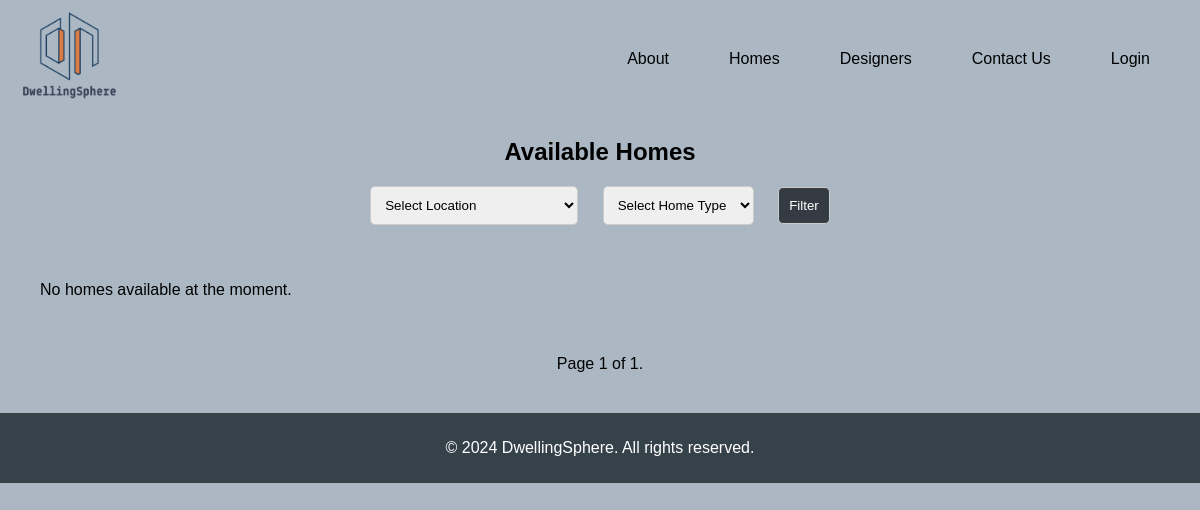
Before: /homes/list/?page=2 with the older database file.
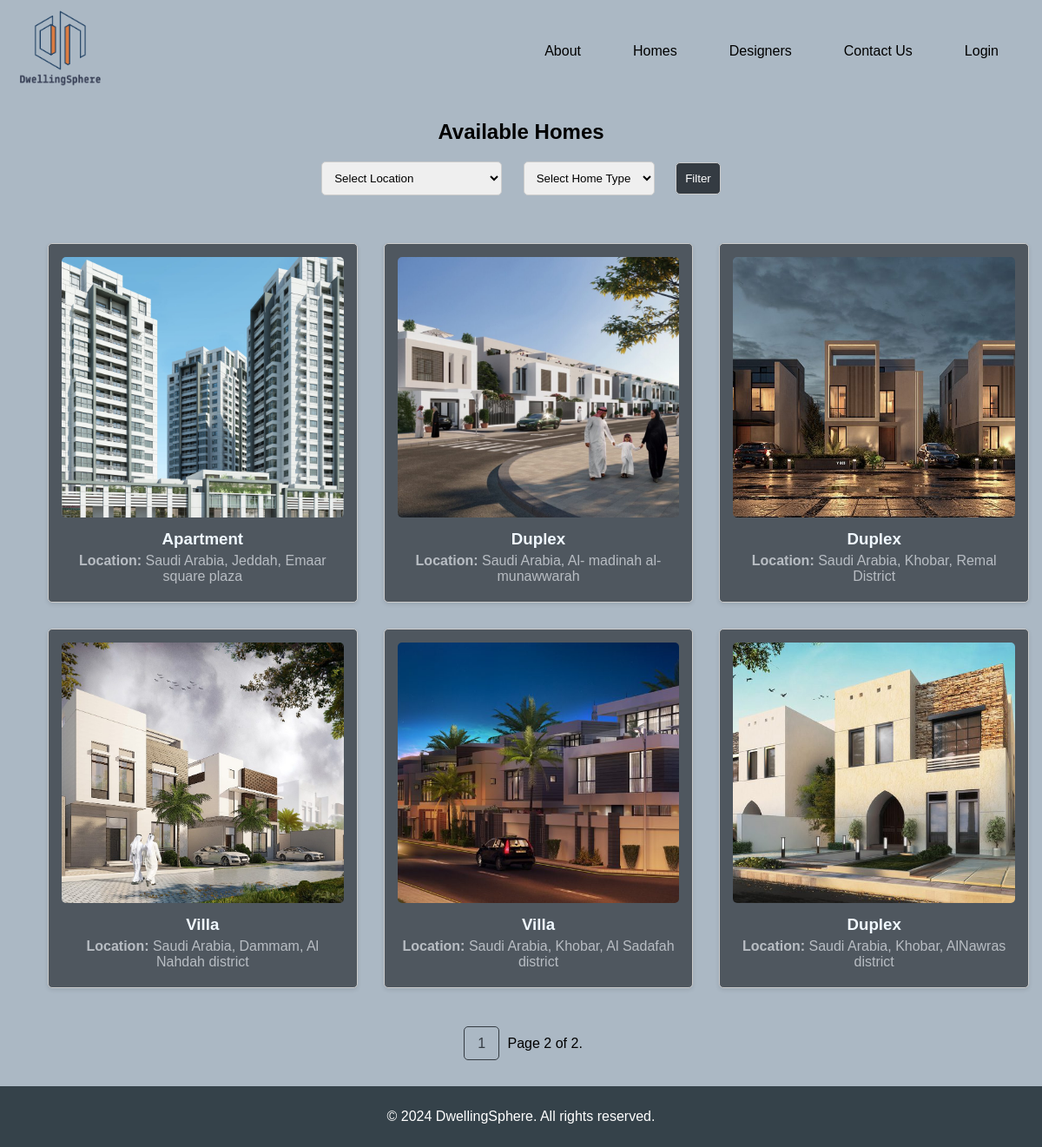
After: the same page with the newer database file.
### homes/models.py (models this page shows, shortened)
class Home(models.Model):
    title = models.CharField(max_length=200)
    contact = models.TextField()
    price = models.DecimalField(max_digits=10, decimal_places=2)
    location = models.CharField(max_length=200)
    size = models.IntegerField()
    bedrooms = models.IntegerField()
    bathrooms = models.IntegerField()
    img = models.ImageField(upload_to='images/', blank=True, null=True)

### homes/views.py (the view)
# urls.py: path('list/', views.home_list, name='home_list'),  # URL for viewing the list of homes
def home_list(request):
    location = request.GET.get('location')
    title = request.GET.get('title')
    homes = Home.objects.all()
    if location:
        homes = homes.filter(location=location)
    if title:
        homes = homes.filter(title=title)
    paginator = Paginator(homes, 9)  # Show 9 homes per page
    page_number = request.GET.get('page')
    page_obj = paginator.get_page(page_number)
    return render(request, 'homes/home_list.html', {'page_obj': page_obj})

### homes/templates/homes/home_list.html (shortened to what this page needs)
{% extends 'main_app/base.html' %}
{% load static %}
{% block content %}
<h2>Available Homes</h2>
<div class="filter-container">
    <form method="GET" action="">
        <select name="location">
            <option value="">Select Location</option>
        </select>
        <select name="title">
            <option value="">Select Home Type</option>
        </select>
        <button type="submit">Filter</button>
    </form>
</div>
<div class="home-list-container">
    {% if page_obj %}
        {% for home in page_obj %}
            <div class="home-card">
                <a href="{% url 'homes:home_detail' home.id %}">
                    {% if home.img %}
                        <img src="{{ home.img.url }}" alt="{{ home.title }}">
                    {% endif %}
                    <div class="home-details">
                        <h3>{{ home.title }}</h3>
                        <p><strong>Location:</strong> {{ home.location }}</p>
                    </div>
                </a>
            </div>
        {% endfor %}
    {% else %}
        <p>No homes available at the moment.</p>
    {% endif %}
</div>
<div class="pagination">
    <span class="step-links">
        {% if page_obj.has_previous %}
            <a href="?page=1">1</a>
        {% endif %}
        <span class="current">
            Page {{ page_obj.number }} of {{ page_obj.paginator.num_pages }}.
        </span>
    </span>
</div>
{% endblock %}

Changed rows visible on the page:
added Home: img (picture), title "Apartment", location "Saudi Arabia, Jeddah, Emaar square plaza"
added Home: img (picture), title "Duplex", location "Saudi Arabia, Al- madinah al-munawwarah"
added Home: img (picture), title "Duplex", location "Saudi Arabia, Khobar, Remal District"
added Home: img (picture), title "Villa", location "Saudi Arabia, Dammam, Al Nahdah district"
added Home: img (picture), title "Villa", location "Saudi Arabia, Khobar, Al Sadafah district"
added Home: img (picture), title "Duplex", location "Saudi Arabia, Khobar, AlNawras district"
Other visible differences:
{{ page_obj.number }}: "1" → "2"
{{ page_obj.paginator.num_pages }}: "1" → "2"
text no longer shown: "No homes available at the moment."
text now shown: "1"
